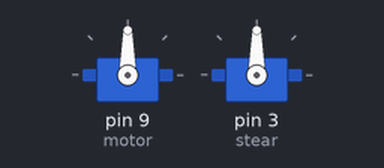
Bench run of a sketch on a simulated Arduino Uno, built with avr-gcc and run on an emulated ATmega328P. Parts: 2 × servo.

Above: at 0.1 s.
At 2.1 s:
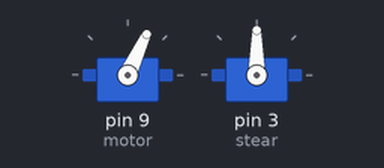
Timing chart, 0 to 8.5 s (numbered marks = the images above):
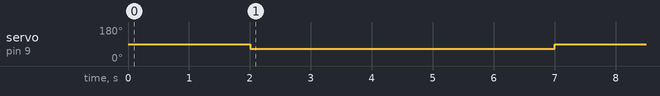

The sketch:

timed_run.ino
```cpp
#include <Servo.h>
Servo motor;
Servo stear;
unsigned long time=0;

void setup()
{
  motor.attach(9);
  stear.attach(3);
}

void loop()
{
    time=millis();
    if (time<7000 && time>2000)
    {
      motor.write(65);
    }
    else
    {
      motor.write(90);
    }
    stear.write(90);
}
```

Measured:
- by itself, servo on pin 9 (motor): 90° → 65° at 2.0 s, → 90° 5.0 s later
